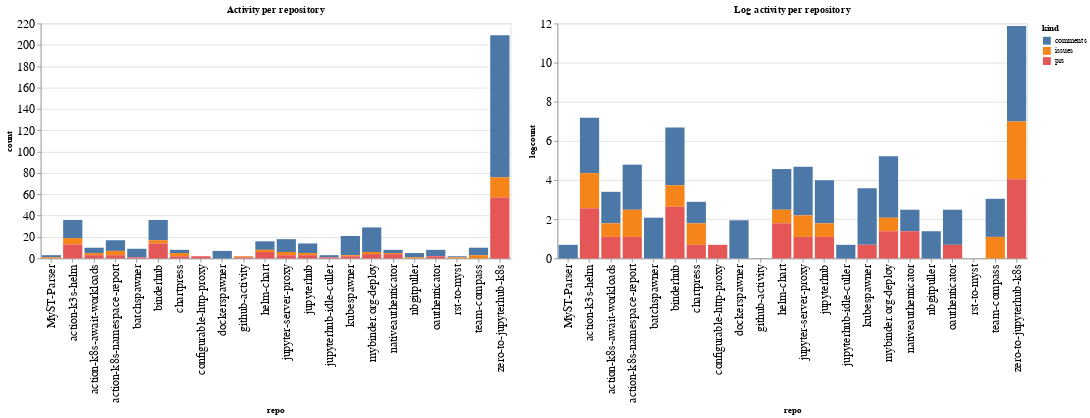

Notebook code cell kept with this figure:
### Code cell
ch1 = alt.Chart(repo_summaries, width=600, title="Activity per repository").mark_bar().encode(
    x='repo',
    y='count',
    color='kind',
    tooltip="kind"
)

ch2 = alt.Chart(repo_summaries, width=600, title="Log activity per repository").mark_bar().encode(
    x='repo',
    y='logcount',
    color='kind',
    tooltip="kind"
)

ch1 | ch2

### Figure 1 — Vega-Lite specification as saved in the notebook (floating-point values rounded to 4 significant figures)
{"config": {"axisLeft": {"labelFontSize": 15}, "axisBottom": {"labelFontSize": 15}}, "hconcat": [{"mark": "bar", "encoding": {"color": {"type": "nominal", "field": "kind"}, "tooltip": {"type": "nominal", "field": "kind"}, "x": {"type": "nominal", "field": "repo"}, "y": {"type": "quantitative", "field": "count"}}, "title": "Activity per repository", "width": 600}, {"mark": "bar", "encoding": {"color": {"type": "nominal", "field": "kind"}, "tooltip": {"type": "nominal", "field": "kind"}, "x": {"type": "nominal", "field": "repo"}, "y": {"type": "quantitative", "field": "logcount"}}, "title": "Log activity per repository", "width": 600}], "data": {"name": "data-6087c8e6b8d37c2299343bcc3555181d"}, "$schema": "https://vega.github.io/schema/vega-lite/v4.8.1.json", "datasets": {"data-6087c8e6b8d37c2299343bcc3555181d": [{"repo": "MyST-Parser", "kind": "comments", "count": 2, "logcount": 0.6931}, {"repo": "MyST-Parser", "kind": "issues", "count": 1, "logcount": 0.0}, {"repo": "action-k3s-helm", "kind": "comments", "count": 17, "logcount": 2.833}, {"repo": "action-k3s-helm", "kind": "issues", "count": 6, "logcount": 1.792}, {"repo": "action-k3s-helm", "kind": "prs", "count": 13, "logcount": 2.565}, {"repo": "action-k8s-await-workloads", "kind": "comments", "count": 5, "logcount": 1.609}, {"repo": "action-k8s-await-workloads", "kind": "issues", "count": 2, "logcount": 0.6931}, {"repo": "action-k8s-await-workloads", "kind": "prs", "count": 3, "logcount": 1.099}, {"repo": "action-k8s-namespace-report", "kind": "comments", "count": 10, "logcount": 2.303}, {"repo": "action-k8s-namespace-report", "kind": "issues", "count": 4, "logcount": 1.386}, {"repo": "action-k8s-namespace-report", "kind": "prs", "count": 3, "logcount": 1.099}, {"repo": "batchspawner", "kind": "comments", "count": 8, "logcount": 2.079}, {"repo": "batchspawner", "kind": "prs", "count": 1, "logcount": 0.0}, {"repo": "binderhub", "kind": "comments", "count": 19, "logcount": 2.944}, {"repo": "binderhub", "kind": "issues", "count": 3, "logcount": 1.099}, {"repo": "binderhub", "kind": "prs", "count": 14, "logcount": 2.639}, {"repo": "chartpress", "kind": "comments", "count": 3, "logcount": 1.099}, {"repo": "chartpress", "kind": "issues", "count": 3, "logcount": 1.099}, {"repo": "chartpress", "kind": "prs", "count": 2, "logcount": 0.6931}, {"repo": "configurable-http-proxy", "kind": "prs", "count": 2, "logcount": 0.6931}, {"repo": "dockerspawner", "kind": "comments", "count": 7, "logcount": 1.946}, {"repo": "github-activity", "kind": "issues", "count": 1, "logcount": 0.0}, {"repo": "github-activity", "kind": "prs", "count": 1, "logcount": 0.0}, {"repo": "helm-chart", "kind": "comments", "count": 8, "logcount": 2.079}, {"repo": "helm-chart", "kind": "issues", "count": 2, "logcount": 0.6931}, {"repo": "helm-chart", "kind": "prs", "count": 6, "logcount": 1.792}, {"repo": "jupyter-server-proxy", "kind": "comments", "count": 12, "logcount": 2.485}, {"repo": "jupyter-server-proxy", "kind": "issues", "count": 3, "logcount": 1.099}, {"repo": "jupyter-server-proxy", "kind": "prs", "count": 3, "logcount": 1.099}, {"repo": "jupyterhub", "kind": "comments", "count": 9, "logcount": 2.197}, {"repo": "jupyterhub", "kind": "issues", "count": 2, "logcount": 0.6931}, {"repo": "jupyterhub", "kind": "prs", "count": 3, "logcount": 1.099}, {"repo": "jupyterhub-idle-culler", "kind": "comments", "count": 2, "logcount": 0.6931}, {"repo": "jupyterhub-idle-culler", "kind": "prs", "count": 1, "logcount": 0.0}, {"repo": "kubespawner", "kind": "comments", "count": 18, "logcount": 2.89}, {"repo": "kubespawner", "kind": "issues", "count": 1, "logcount": 0.0}, {"repo": "kubespawner", "kind": "prs", "count": 2, "logcount": 0.6931}, {"repo": "mybinder.org-deploy", "kind": "comments", "count": 23, "logcount": 3.135}, {"repo": "mybinder.org-deploy", "kind": "issues", "count": 2, "logcount": 0.6931}, {"repo": "mybinder.org-deploy", "kind": "prs", "count": 4, "logcount": 1.386}, {"repo": "nativeauthenticator", "kind": "comments", "count": 3, "logcount": 1.099}, {"repo": "nativeauthenticator", "kind": "issues", "count": 1, "logcount": 0.0}, {"repo": "nativeauthenticator", "kind": "prs", "count": 4, "logcount": 1.386}, {"repo": "nbgitpuller", "kind": "comments", "count": 4, "logcount": 1.386}, {"repo": "nbgitpuller", "kind": "issues", "count": 1, "logcount": 0.0}, {"repo": "oauthenticator", "kind": "comments", "count": 6, "logcount": 1.792}, {"repo": "oauthenticator", "kind": "prs", "count": 2, "logcount": 0.6931}, {"repo": "rst-to-myst", "kind": "comments", "count": 1, "logcount": 0.0}, {"repo": "rst-to-myst", "kind": "issues", "count": 1, "logcount": 0.0}, {"repo": "team-compass", "kind": "comments", "count": 7, "logcount": 1.946}, {"repo": "team-compass", "kind": "issues", "count": 3, "logcount": 1.099}, {"repo": "zero-to-jupyterhub-k8s", "kind": "comments", "count": 133, "logcount": 4.89}, {"repo": "zero-to-jupyterhub-k8s", "kind": "issues", "count": 19, "logcount": 2.944}, {"repo": "zero-to-jupyterhub-k8s", "kind": "prs", "count": 57, "logcount": 4.043}]}}
